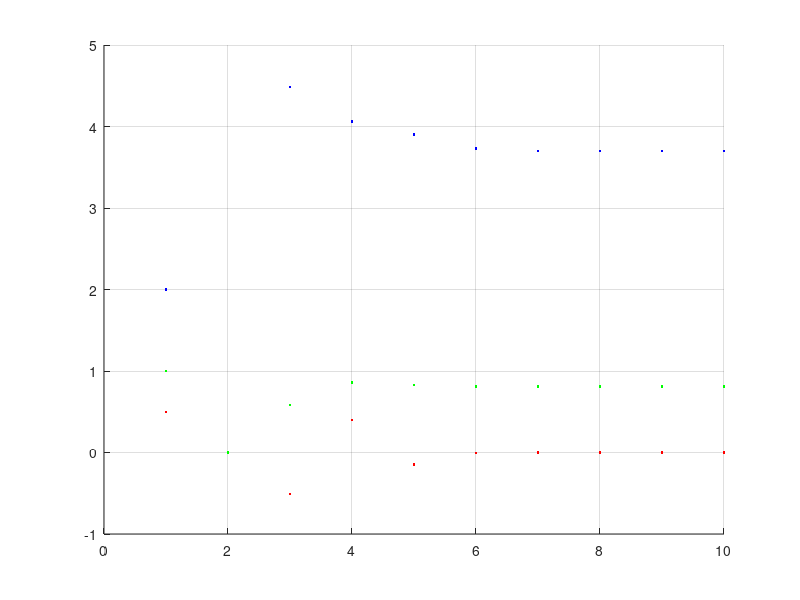
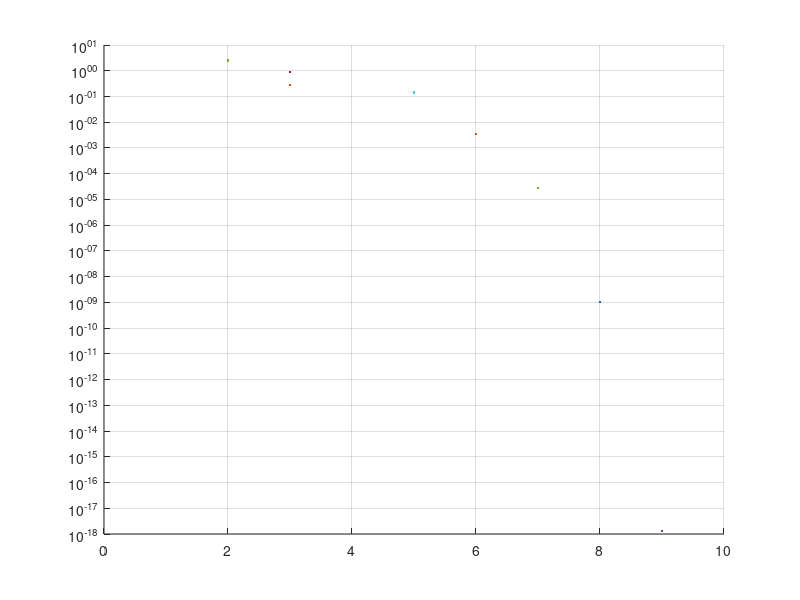

Reproduce these figures in MATLAB, in order.
clear all;
%
% Aufgabe a
%
% F1 = x3 * sin(x1 + x2) + x3^2 * x2 - 2 = 0
% F2 = x1^2*x2 + x3*x1 + x3^2*x2^2 - 9 = 0
% F3 = x1*x2*x3 + sin(x1*x2*x3) = 0
%
% Für Jacobi:
% F1 nach x1:       x3 * cos(x1 + x2)
% F1 nach x2:       x3 * cos(x1 + x2) + x3^2
% F1 nach x3:       sin(x1+x2) + 2*x3*x2
% F2 nach x1:       2*x1*x2 + x3
% F2 nach x2:       x1^2 + 2*x2*x3^2
% F2 nach x3:       x1 + 2*x3*x2^2
% F3 nach x1:       x2*x3 + cos(x1*x2*x3)*x2*x3
% F3 nach x2:       x1*x3 + cos(x1*x2*x3)*x1*x3
% F3 nach x3:       x1*x2 + cos(x1*x2*x3)*x1*x2

xschlange = [0.5;2;1];
F=[1;1;1]
n=1;
xplot(1,n) = xschlange(1);
xplot(2,n) = xschlange(2);
xplot(3,n) = xschlange(3);

while(norm(F)>=10^(-14)),
    F(1,1) = xschlange(3) * sin(xschlange(1)+xschlange(2)) + xschlange(3)^2 * xschlange(2) - 2;
    F(2,1) = xschlange(1)^2 * xschlange(2) + xschlange(3)*xschlange(1) + xschlange(3)^2 * xschlange(2)^2 - 9;
    F(3,1) = xschlange(1)*xschlange(2)*xschlange(3) + sin(xschlange(1)*xschlange(2)*xschlange(3));
    jacobi(1,1) = xschlange(3) * cos(xschlange(1) + xschlange(2));
    jacobi(1,2) = xschlange(3) * cos(xschlange(1) + xschlange(2)) + xschlange(3)^2;
    jacobi(1,3) = sin(xschlange(1) + xschlange(2)) + 2*xschlange(3)*xschlange(2);
    jacobi(2,1) = 2*xschlange(1)*xschlange(2) + xschlange(3);
    jacobi(2,2) = xschlange(1)^2 + 2*xschlange(2)*xschlange(3)^2;
    jacobi(2,3) = xschlange(1) + 2*xschlange(3)*xschlange(2)^2;
    jacobi(3,1) = xschlange(2)*xschlange(3) + cos(xschlange(1)*xschlange(2)*xschlange(3))*xschlange(2)*xschlange(3);
    jacobi(3,2) = xschlange(1)*xschlange(3) + cos(xschlange(1)*xschlange(2)*xschlange(3))*xschlange(1)*xschlange(3);
    jacobi(3,3) = xschlange(1)*xschlange(2) + cos(xschlange(1)*xschlange(2)*xschlange(3))*xschlange(1)*xschlange(2);
    F = -F;
    jacobi = jacobi^(-1);
    delta_x = jacobi * F;
    all_delta(1,n+1) = delta_x(1);
    all_delta(2,n+1) = delta_x(2);
    all_delta(3,n+1) = delta_x(3);
    xschlange = delta_x + xschlange
    xplot(1,n+2) = xschlange(1);
    xplot(2,n+2) = xschlange(2);
    xplot(3,n+2) = xschlange(3);
    n = n+1;
end
%%%%%%%%%%%%%%%%%%%%%%%%%%%%%%%%%%%%%%%%%%%%%%%%%%%%%%%%%%%%%%%%%%%%%%%%%%%%%%%%%%%%%%
%
% Aufgabe b
%
figure(1);
hold on;
grid on;
for zahl=1:size(xplot,2),   
    plot(zahl,xplot(1,zahl),'.','color','red');
    plot(zahl,xplot(2,zahl),'.','color','blue');
    plot(zahl,xplot(3,zahl),'.','color','green');
end
%%%%%%%%%%%%%%%%%%%%%%%%%%%%%%%%%%%%%%%%%%%%%%%%%%%%%%%%%%%%%%%%%%%%%%%%%%%%%%%%%%%%%%
%
% Aufgabe c
%
figure(2);
hold on;
grid on;
for zahl=1:size(all_delta,2),
    semilogy(zahl,all_delta(1,zahl),'.');hold on;
    semilogy(zahl,all_delta(2,zahl),'.');hold on;
    semilogy(zahl,all_delta(3,zahl),'.');hold on;
end